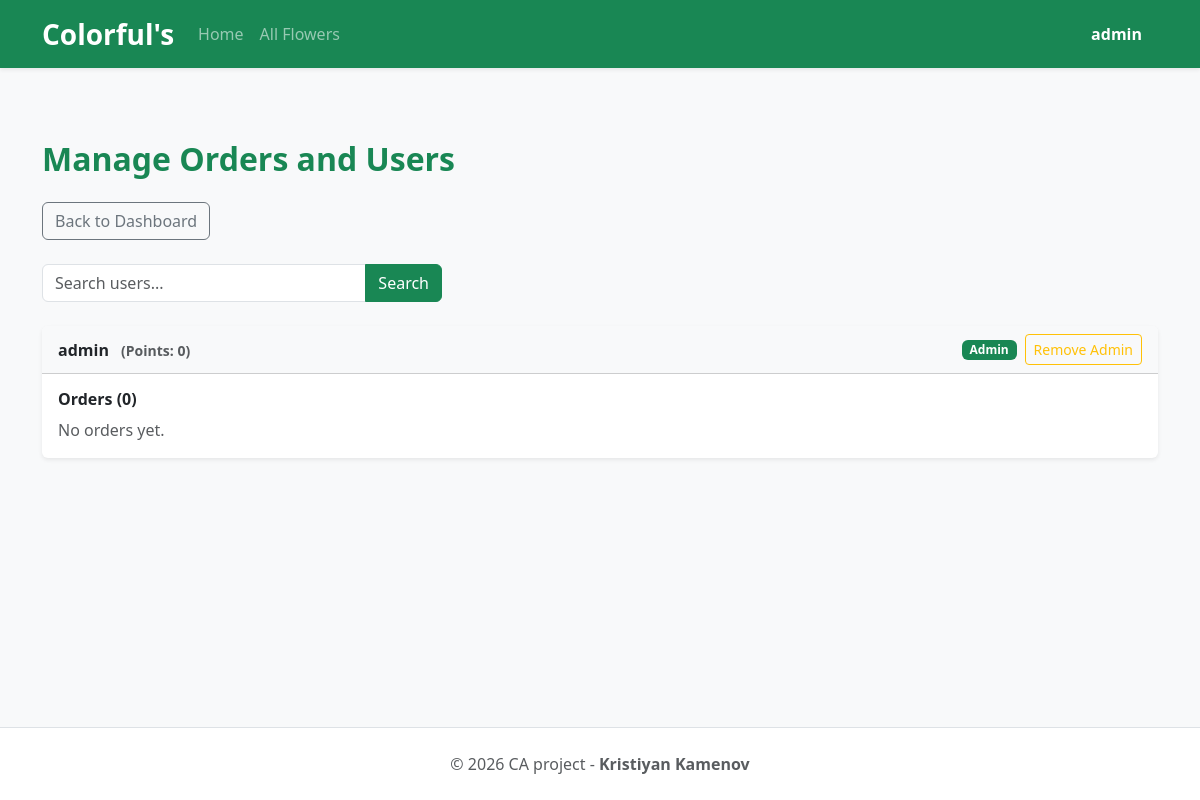
Screenshot of /admin/orders_and_users (signed in) with the database file from the repository.
### tables this page shows
CREATE TABLE users
(
    user_id TEXT PRIMARY KEY,
    password TEXT NOT NULL,
    admin_status BOOLEAN NOT NULL,
    points_balance INTEGER NOT NULL DEFAULT 0
);

### app.py (the view, shortened to what this page needs)
@app.route("/admin/orders_and_users")
@admin_required
def admin_manage_users():
    db = get_db()
    search = request.args.get("q", "").strip()
    if search:
        users = db.execute(
            """SELECT user_id, admin_status, points_balance FROM users
               WHERE user_id LIKE ? ORDER BY user_id;""",
            (f"%{search}%",),
        ).fetchall()
    else:
        users = db.execute(
            """SELECT user_id, admin_status, points_balance FROM users ORDER BY user_id;"""
        ).fetchall()
    users_data = []
    for user in users:
        orders = db.execute(
            """SELECT order_id, order_date, address, city, postal_code, country, status, admin_note,
                      points_used, points_earned
               FROM orders WHERE user_id = ? ORDER BY order_date DESC;""",
            (user["user_id"],),
        ).fetchall()
        order_items_map = {}
        users_data.append({
            "user": user,
            "orders": orders,
            "order_items_map": order_items_map,
        })
    return render_template(
        "admin_manage_users.html",
        users_data=users_data,
        search_query=search,
    )

### app.py (called while the page is built)
def ensure_points_schema(db):
    users_cols = [row["name"] for row in db.execute("PRAGMA table_info(users);")]
    if "points_balance" not in users_cols:
        db.execute(
            """ALTER TABLE users
               ADD COLUMN points_balance INTEGER NOT NULL DEFAULT 0;"""
        )
        db.commit()
    orders_cols = [row["name"] for row in db.execute("PRAGMA table_info(orders);")]
    if "points_used" not in orders_cols:
        db.execute(
            """ALTER TABLE orders
               ADD COLUMN points_used INTEGER NOT NULL DEFAULT 0;"""
        )
        db.commit()
    if "points_earned" not in orders_cols:
        db.execute(
            """ALTER TABLE orders
               ADD COLUMN points_earned INTEGER NOT NULL DEFAULT 0;"""
        )
        db.commit()

@app.before_request
def load_logged_in_user():
    g.user = session.get("user_id", None)
    g.is_admin = False
    if g.user is not None:
        db = get_db()
        ensure_points_schema(db)
        row = db.execute(
            """SELECT admin_status FROM users WHERE user_id = ?;""",
            (g.user,),
        ).fetchone()
        if row and row["admin_status"]:
            g.is_admin = True

def admin_required(view):
    @wraps(view)
    def wrapped_view(*args, **kwargs):
        if g.user is None:
            return redirect(url_for("auth", next=request.url))
        if not g.is_admin:
            return redirect(url_for("index"))
        return view(*args, **kwargs)
    return wrapped_view

### database.py (called while the page is built)
def get_db():
    if "db" not in g:
        g.db = sqlite3.connect(DATABASE,
            detect_types=sqlite3.PARSE_DECLTYPES
        )
        g.db.row_factory = sqlite3.Row
    return g.db

### templates/admin_manage_users.html (shortened to what this page needs)
{% extends "base.html" %}
{% block main_content %}
<div class="py-4">
    <h2 class="text-success mb-4 fw-bold">Manage Orders and Users</h2>
    <a href="{{ url_for('admin_dashboard') }}" class="btn btn-outline-secondary mb-4">Back to Dashboard</a>
    <form method="get" action="{{ url_for('admin_manage_users') }}" class="mb-4">
        <div class="input-group" style="max-width: 400px;">
            <input type="text" name="q" class="form-control" placeholder="Search users..." value="{{ search_query or '' }}">
            <button type="submit" class="btn btn-success">Search</button>
        </div>
    </form>
    {% for item in users_data %}
    <div class="card border-0 shadow-sm mb-4">
        <div class="card-header bg-light d-flex justify-content-between align-items-center">
            <span class="fw-bold">
                {{ item.user.user_id }}
                <span class="text-muted small ms-2">(Points: {{ item.user.points_balance }})</span>
            </span>
            <div class="d-flex align-items-center gap-2">
                {% if item.user.admin_status %}
                <span class="badge bg-success">Admin</span>
                {% else %}
                <span class="badge bg-secondary">User</span>
                {% endif %}
                <form method="post" action="{{ url_for('admin_toggle_admin') }}" class="d-inline">
                    {% if item.user.admin_status %}
                    <button type="submit" class="btn btn-sm btn-outline-warning">Remove Admin</button>
                    {% else %}
                    <button type="submit" class="btn btn-sm btn-outline-success">Make Admin</button>
                    {% endif %}
                </form>
            </div>
        </div>
        <div class="card-body">
            <h6 class="fw-bold mb-2">Orders ({{ item.orders|length }})</h6>
            {% if item.orders %}
                {% for order in item.orders %}
                <div class="border rounded p-3 mb-2 bg-white">
                    <div class="d-flex justify-content-between mb-2">
                        <div>
                            <span class="fw-semibold">Order #{{ order.order_id }}</span>
                            {% if order.status == 'active' %}
                                <span class="badge bg-success ms-2">Active</span>
                            {% elif order.status == 'cancelled' %}
                                <span class="badge bg-secondary ms-2">Cancelled</span>
                            {% elif order.status == 'delivered' %}
                                <span class="badge bg-primary ms-2">Delivered</span>
                            {% else %}
                                <span class="badge bg-info text-dark ms-2">{{ order.status }}</span>
                            {% endif %}
                        </div>
                        <span class="text-muted small">{{ order.order_date }}</span>
                    </div>
                    <p class="small text-muted mb-2">
                        {{ order.address }}, {{ order.city }}, {{ order.postal_code }}, {{ order.country }}
                    </p>
                    <form method="post" action="{{ url_for('admin_update_order_note') }}" class="mb-2">
                        <input type="hidden" name="order_id" value="{{ order.order_id }}">
                        {% if search_query %}<input type="hidden" name="q" value="{{ search_query }}">{% endif %}
                        <label class="form-label small fw-semibold">Admin message to user:</label>
                        <div class="input-group input-group-sm mb-2">
                            <textarea name="admin_note" class="form-control" rows="1" placeholder="Add a note...">{{ order.admin_note or '' }}</textarea>
                            <button type="submit" class="btn btn-outline-primary">Save</button>
                        </div>
                    </form>
                    {% if order.status not in ['delivered', 'cancelled'] %}
                    <form method="post" action="{{ url_for('admin_mark_order_delivered', order_id=order.order_id) }}" class="mb-2">
                        <button type="submit" class="btn btn-sm btn-outline-success">Mark as Delivered</button>
                    </form>
                    <form method="post" action="{{ url_for('cancel_order', order_id=order.order_id) }}">
                        <button type="submit" class="btn btn-sm btn-outline-danger">Cancel Order</button>
                    </form>
                    {% endif %}
                    <table class="table table-sm mb-0">
                        <thead>
                            <tr>
                                <th>Product</th>
                                <th class="text-center">Qty</th>
                                <th class="text-end">Price</th>
                                <th class="text-end">Subtotal</th>
                            </tr>
                        </thead>
                        <tbody>
                            {% set ns = namespace(order_total=0) %}
                            {% for order_item in item.order_items_map[order.order_id] %}
                            {% set line_total = order_item.unit_price * order_item.quantity %}
                            {% set ns.order_total = ns.order_total + line_total %}
                            <tr>
                                <td>{{ order_item.name }}</td>
                                <td class="text-center">{{ order_item.quantity }}</td>
                                <td class="text-end">€{{ "%.2f"|format(order_item.unit_price) }}</td>
                                <td class="text-end text-success fw-bold">€{{ "%.2f"|format(line_total) }}</td>
                            </tr>
                            {% endfor %}
                            {% if order.points_used %}
                            {% set discount = order.points_used * 0.20 %}
                            {% set final_total = ns.order_total - discount %}
                            {% if final_total < 0 %}{% set final_total = 0 %}{% endif %}
                            <tr>
                                <td colspan="3" class="text-end fw-bold">Total before points</td>
                                <td class="text-end fw-bold">€{{ "%.2f"|format(ns.order_total) }}</td>
                            </tr>
                            <tr>
                                <td colspan="3" class="text-end fw-bold">Points discount ({{ order.points_used }} pts)</td>
                                <td class="text-end fw-bold text-danger">-€{{ "%.2f"|format(discount) }}</td>
                            </tr>
                            <tr>
                                <td colspan="3" class="text-end fw-bold">Final total</td>
                                <td class="text-end fw-bold text-success">€{{ "%.2f"|format(final_total) }}</td>
                            </tr>
                            {% else %}
                            <tr>
                                <td colspan="3" class="text-end fw-bold">Final total</td>
                                <td class="text-end fw-bold text-success">€{{ "%.2f"|format(ns.order_total) }}</td>
                            </tr>
                            {% endif %}
                        </tbody>
                    </table>
                </div>
                {% endfor %}
            {% else %}
            <p class="text-muted mb-0">No orders yet.</p>
            {% endif %}
        </div>
    </div>
    {% endfor %}
</div>
{% endblock %}

### templates/base.html (shortened to what this page needs)
<!DOCTYPE html>
<html lang="en">
<head>
    <link href="https://cdn.jsdelivr.net/npm/bootstrap@5.3.2/dist/css/bootstrap.min.css" rel="stylesheet" xintegrity="sha384-T3c6CoIi6uLrA9TneNEoa7RxnatzjcDSCmG1MXxSR1GAsXEV/Dwwykc2MPK8M2HN">
</head>
<body class="d-flex flex-column min-vh-100 bg-light">
    <nav class="navbar navbar-expand navbar-dark bg-success shadow-sm">
        <div class="container">
            <a class="navbar-brand fw-bold fs-3" href="{{ url_for('index') }}">
                Colorful's
            </a>
            <div class="collapse navbar-collapse" id="navbarNav">
                <ul class="navbar-nav me-auto mb-2 mb-lg-0">
                    <li class="nav-item">
                        <a class="nav-link" href="{{ url_for('index') }}">Home</a>
                    </li>
                    <li class="nav-item">
                        <a class="nav-link" href="{{ url_for('products') }}">All Flowers</a>
                    </li>
                </ul>
                <ul class="navbar-nav ms-auto align-items-center">
                    {% if g.user %}
                        <li class="nav-item me-3">
                            <a class="navbar-text text-white fw-bold text-decoration-none" href="{{ url_for('user_menu') }}">
                                {{ g.user }}
                            </a>
                        </li>
                    {% endif %}
                </ul>
            </div>
        </div>
    </nav>
    <main class="container my-5 flex-grow-1">
        <div class="row">
            <div class="col-12">
                {% block main_content %}{% endblock %}
            </div>
        </div>
    </main>
    <footer class="bg-white border-top py-4 mt-auto">
        <div class="container text-center text-muted">
            <p class="mb-0">&copy; 2026 CA project - <span class="fw-semibold">Kristiyan Kamenov</span></p>
        </div>
    </footer>
</body>
</html>

### rows the page displays
users: user "admin", user.user_id "admin", user.points_balance "0"

### other values shown
{{ item.orders|length }} "0"
